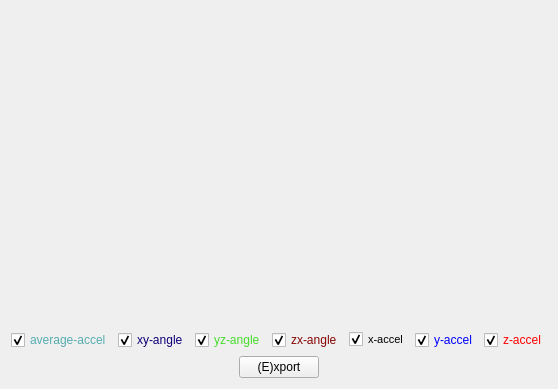
<?xml version="1.0" encoding="UTF-8"?>
<ui version="4.0">
 <class>CalibratedDataWidget</class>
 <widget class="QWidget" name="CalibratedDataWidget">
  <property name="geometry">
   <rect>
    <x>0</x>
    <y>0</y>
    <width>508</width>
    <height>389</height>
   </rect>
  </property>
  <property name="windowTitle">
   <string>Form</string>
  </property>
  <layout class="QVBoxLayout" name="verticalLayout" stretch="1,0,0">
   <item>
    <widget class="PlotScrollArea" name="scrollArea" native="true">
     <property name="cursor">
      <cursorShape>CrossCursor</cursorShape>
     </property>
    </widget>
   </item>
   <item>
    <widget class="QWidget" name="widget_2" native="true">
     <layout class="QHBoxLayout" name="horizontalLayout_2">
      <property name="margin">
       <number>0</number>
      </property>
      <item>
       <widget class="QCheckBox" name="avgAccel">
        <property name="palette">
         <palette>
          <active>
           <colorrole role="WindowText">
            <brush brushstyle="SolidPattern">
             <color alpha="255">
              <red>85</red>
              <green>173</green>
              <blue>176</blue>
             </color>
            </brush>
           </colorrole>
          </active>
          <inactive>
           <colorrole role="WindowText">
            <brush brushstyle="SolidPattern">
             <color alpha="255">
              <red>85</red>
              <green>173</green>
              <blue>176</blue>
             </color>
            </brush>
           </colorrole>
          </inactive>
          <disabled>
           <colorrole role="WindowText">
            <brush brushstyle="SolidPattern">
             <color alpha="255">
              <red>120</red>
              <green>120</green>
              <blue>120</blue>
             </color>
            </brush>
           </colorrole>
          </disabled>
         </palette>
        </property>
        <property name="text">
         <string>average-accel</string>
        </property>
        <property name="checked">
         <bool>true</bool>
        </property>
       </widget>
      </item>
      <item>
       <widget class="QCheckBox" name="xyangle">
        <property name="palette">
         <palette>
          <active>
           <colorrole role="WindowText">
            <brush brushstyle="SolidPattern">
             <color alpha="255">
              <red>14</red>
              <green>0</green>
              <blue>120</blue>
             </color>
            </brush>
           </colorrole>
          </active>
          <inactive>
           <colorrole role="WindowText">
            <brush brushstyle="SolidPattern">
             <color alpha="255">
              <red>14</red>
              <green>0</green>
              <blue>120</blue>
             </color>
            </brush>
           </colorrole>
          </inactive>
          <disabled>
           <colorrole role="WindowText">
            <brush brushstyle="SolidPattern">
             <color alpha="255">
              <red>120</red>
              <green>120</green>
              <blue>120</blue>
             </color>
            </brush>
           </colorrole>
          </disabled>
         </palette>
        </property>
        <property name="text">
         <string>xy-angle</string>
        </property>
        <property name="checked">
         <bool>true</bool>
        </property>
       </widget>
      </item>
      <item>
       <widget class="QCheckBox" name="yzangle">
        <property name="palette">
         <palette>
          <active>
           <colorrole role="WindowText">
            <brush brushstyle="SolidPattern">
             <color alpha="255">
              <red>70</red>
              <green>220</green>
              <blue>44</blue>
             </color>
            </brush>
           </colorrole>
          </active>
          <inactive>
           <colorrole role="WindowText">
            <brush brushstyle="SolidPattern">
             <color alpha="255">
              <red>70</red>
              <green>220</green>
              <blue>44</blue>
             </color>
            </brush>
           </colorrole>
          </inactive>
          <disabled>
           <colorrole role="WindowText">
            <brush brushstyle="SolidPattern">
             <color alpha="255">
              <red>120</red>
              <green>120</green>
              <blue>120</blue>
             </color>
            </brush>
           </colorrole>
          </disabled>
         </palette>
        </property>
        <property name="text">
         <string>yz-angle</string>
        </property>
        <property name="checked">
         <bool>true</bool>
        </property>
       </widget>
      </item>
      <item>
       <widget class="QCheckBox" name="zxangle">
        <property name="palette">
         <palette>
          <active>
           <colorrole role="WindowText">
            <brush brushstyle="SolidPattern">
             <color alpha="255">
              <red>135</red>
              <green>5</green>
              <blue>5</blue>
             </color>
            </brush>
           </colorrole>
          </active>
          <inactive>
           <colorrole role="WindowText">
            <brush brushstyle="SolidPattern">
             <color alpha="255">
              <red>135</red>
              <green>5</green>
              <blue>5</blue>
             </color>
            </brush>
           </colorrole>
          </inactive>
          <disabled>
           <colorrole role="WindowText">
            <brush brushstyle="SolidPattern">
             <color alpha="255">
              <red>120</red>
              <green>120</green>
              <blue>120</blue>
             </color>
            </brush>
           </colorrole>
          </disabled>
         </palette>
        </property>
        <property name="text">
         <string>zx-angle</string>
        </property>
        <property name="checked">
         <bool>true</bool>
        </property>
       </widget>
      </item>
      <item>
       <widget class="QCheckBox" name="xAccel">
        <property name="font">
         <font>
          <pointsize>8</pointsize>
         </font>
        </property>
        <property name="text">
         <string>x-accel</string>
        </property>
        <property name="checked">
         <bool>true</bool>
        </property>
       </widget>
      </item>
      <item>
       <widget class="QCheckBox" name="yAccel">
        <property name="palette">
         <palette>
          <active>
           <colorrole role="WindowText">
            <brush brushstyle="SolidPattern">
             <color alpha="255">
              <red>0</red>
              <green>0</green>
              <blue>255</blue>
             </color>
            </brush>
           </colorrole>
          </active>
          <inactive>
           <colorrole role="WindowText">
            <brush brushstyle="SolidPattern">
             <color alpha="255">
              <red>0</red>
              <green>0</green>
              <blue>255</blue>
             </color>
            </brush>
           </colorrole>
          </inactive>
          <disabled>
           <colorrole role="WindowText">
            <brush brushstyle="SolidPattern">
             <color alpha="255">
              <red>118</red>
              <green>116</green>
              <blue>108</blue>
             </color>
            </brush>
           </colorrole>
          </disabled>
         </palette>
        </property>
        <property name="text">
         <string>y-accel</string>
        </property>
        <property name="checked">
         <bool>true</bool>
        </property>
       </widget>
      </item>
      <item>
       <widget class="QCheckBox" name="zAccel">
        <property name="palette">
         <palette>
          <active>
           <colorrole role="WindowText">
            <brush brushstyle="SolidPattern">
             <color alpha="255">
              <red>255</red>
              <green>0</green>
              <blue>0</blue>
             </color>
            </brush>
           </colorrole>
          </active>
          <inactive>
           <colorrole role="WindowText">
            <brush brushstyle="SolidPattern">
             <color alpha="255">
              <red>255</red>
              <green>0</green>
              <blue>0</blue>
             </color>
            </brush>
           </colorrole>
          </inactive>
          <disabled>
           <colorrole role="WindowText">
            <brush brushstyle="SolidPattern">
             <color alpha="255">
              <red>118</red>
              <green>116</green>
              <blue>108</blue>
             </color>
            </brush>
           </colorrole>
          </disabled>
         </palette>
        </property>
        <property name="text">
         <string>z-accel</string>
        </property>
        <property name="checked">
         <bool>true</bool>
        </property>
       </widget>
      </item>
     </layout>
    </widget>
   </item>
   <item>
    <widget class="QWidget" name="widget" native="true">
     <layout class="QHBoxLayout" name="horizontalLayout">
      <property name="margin">
       <number>0</number>
      </property>
      <item>
       <spacer name="horizontalSpacer_2">
        <property name="orientation">
         <enum>Qt::Horizontal</enum>
        </property>
        <property name="sizeHint" stdset="0">
         <size>
          <width>40</width>
          <height>20</height>
         </size>
        </property>
       </spacer>
      </item>
      <item>
       <widget class="QPushButton" name="exportButton">
        <property name="text">
         <string>(E)xport</string>
        </property>
        <property name="shortcut">
         <string>E</string>
        </property>
       </widget>
      </item>
      <item>
       <spacer name="horizontalSpacer">
        <property name="orientation">
         <enum>Qt::Horizontal</enum>
        </property>
        <property name="sizeHint" stdset="0">
         <size>
          <width>40</width>
          <height>20</height>
         </size>
        </property>
       </spacer>
      </item>
     </layout>
    </widget>
   </item>
  </layout>
 </widget>
 <customwidgets>
  <customwidget>
   <class>PlotScrollArea</class>
   <extends>QWidget</extends>
   <header>src/PlotScrollArea.h</header>
   <container>1</container>
  </customwidget>
 </customwidgets>
 <resources/>
 <connections/>
</ui>
